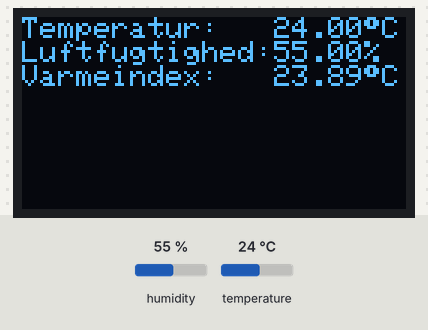
Bench run of a sketch on a simulated Arduino Uno, built with avr-gcc and run on an emulated ATmega328P. Shown: 128×64 one-colour display. The test bench sets the inputs (shaded band); at power-on: humidity 55 %, temperature 24 °C. What the sketch prints to the serial monitor is not drawn.

Above: at 6.8 s.
6.9 s: humidity set to 22 %
At 10.6 s:
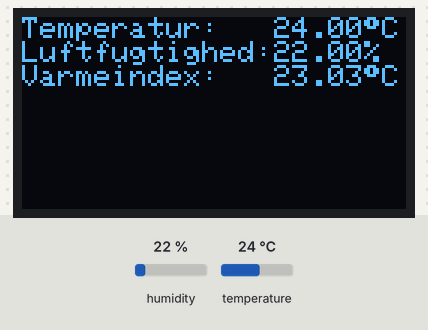
12.3 s: temperature set to 12 °C
At 15.1 s:
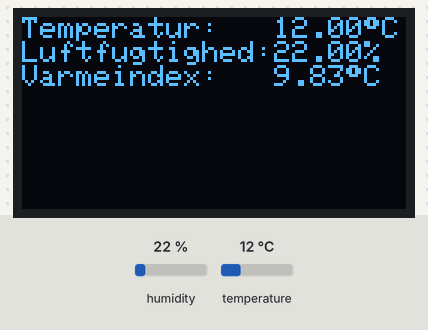
17.7 s: humidity set to 40 %
At 18.5 s:
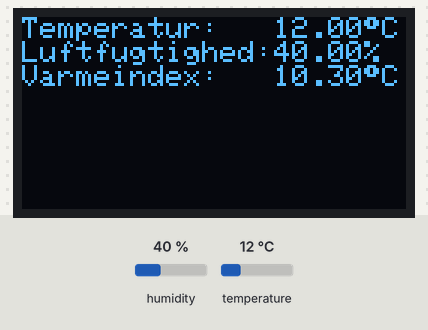
23.1 s: temperature set to 19 °C
At 27.7 s:
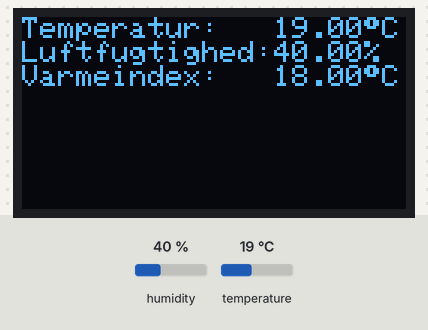
Timing chart, 0 to 29.2 s (numbered marks = the images above; inputs shaded):
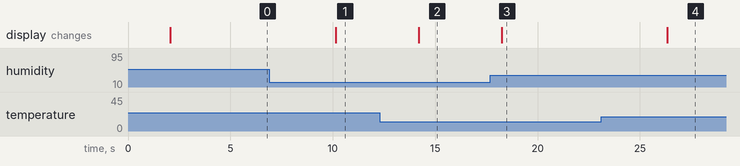

Measured:
- after the input at 6.9 s, the display: changes after 3.3 s (image 1)
- after the input at 12.3 s, the display: changes after 1.9 s (image 2)
- after the input at 17.7 s, the display: changes after 0.54 s (image 3)
- after the input at 23.1 s, the display: changes after 3.2 s (image 4)

The sketch:

DHT_22_with_Oled.ino
```cpp
#include "DHT.h"

#include <SPI.h>
#include <Wire.h>
#include <Adafruit_GFX.h>
#include <Adafruit_SSD1306.h>

#define DHTPIN 2
#define DHTTYPE DHT22
#define OLED_RESET 4
DHT dht(DHTPIN, DHTTYPE);
Adafruit_SSD1306 display(OLED_RESET);


void setup() {
  // put your setup code here, to run once:
Serial.begin(9600);
  Serial.println("DHT22 med OLED-skærm");
  display.begin(SSD1306_SWITCHCAPVCC, 0x3C);
  dht.begin();
}

void loop() {
  // put your main code here, to run repeatedly:
delay(2000);

float h = dht.readHumidity();
float t = dht.readTemperature();
float hic = dht.computeHeatIndex(t, h, false);

Serial.print("Luftfugtighed: ");
Serial.print(h);
Serial.print(" %\t");
Serial.print("Temperatur: ");
Serial.print(t);
Serial.print(" *C\t");
Serial.print("Varmeindex: ");
Serial.print(hic);
Serial.println(" *C ");

display.clearDisplay();
display.setTextSize(1);
display.setTextColor(WHITE);
display.setCursor(0,0);
display.print("Temperatur:   "); display.print(t); display.print((char)247);display.println("C");
display.setTextSize(1);
display.setTextColor(WHITE);
display.print("Luftfugtighed:"); display.print(h); display.println("%");
display.setTextSize(1);
display.setTextColor(WHITE);
display.print("Varmeindex:   "); display.print(hic); display.print((char)247);display.println("C");
display.display();
delay(2000);

if(isnan(h) || isnan(t)) {
  Serial.println("Kunne ikke læse fra data fra sensoren");
  return;
}


}
```
